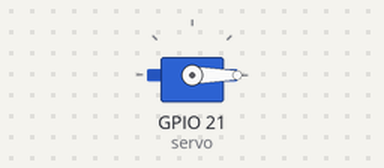
The program below on a simulated Raspberry Pi (BCM pin numbers). On the bench: servo. Servo angles are drawn from the pulse width (0.5 ms = 0°, 2.5 ms = 180°).

Above: at 0.05 s.
At 4.05 s:
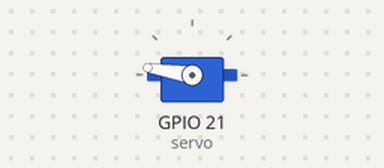
At 8.0 s:
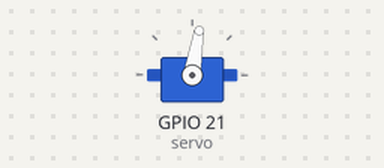
Timing chart, 0 to 10.4 s (numbered marks = the images above):
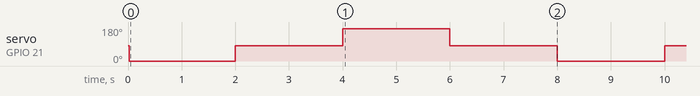

The program:

servo_ex03.py
```python
from gpiozero import AngularServo
from time import sleep

myGPIO = 21
# 이걸 자주씀
servo = AngularServo(myGPIO,
            min_angle = -90, max_angle = 90,
            min_pulse_width = 0.0004, max_pulse_width = 0.0024)

while True:
    servo.angle = -90
    sleep(2)
    servo.angle = 0
    sleep(2)
    servo.angle = 90
    sleep(2)
    servo.angle = 0
    sleep(2)
```

Measured:
- by itself, servo on GPIO 21 (servo): repeats every 8.0 s: 81° 2.0 s, 171° 2.0 s, 81° 2.0 s, 0° 2.0 s
